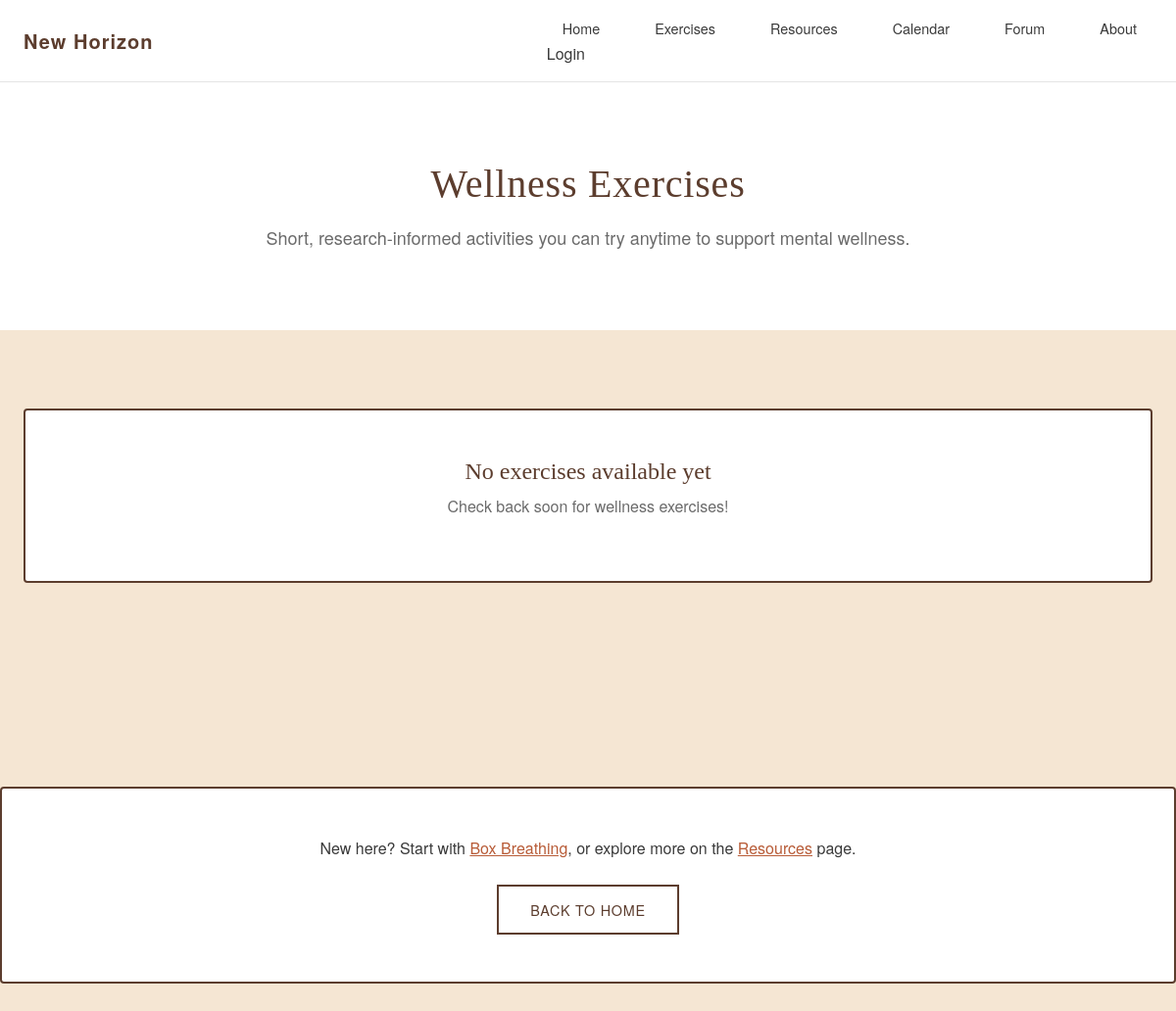
The page /exercises.php on the database as committed earlier.
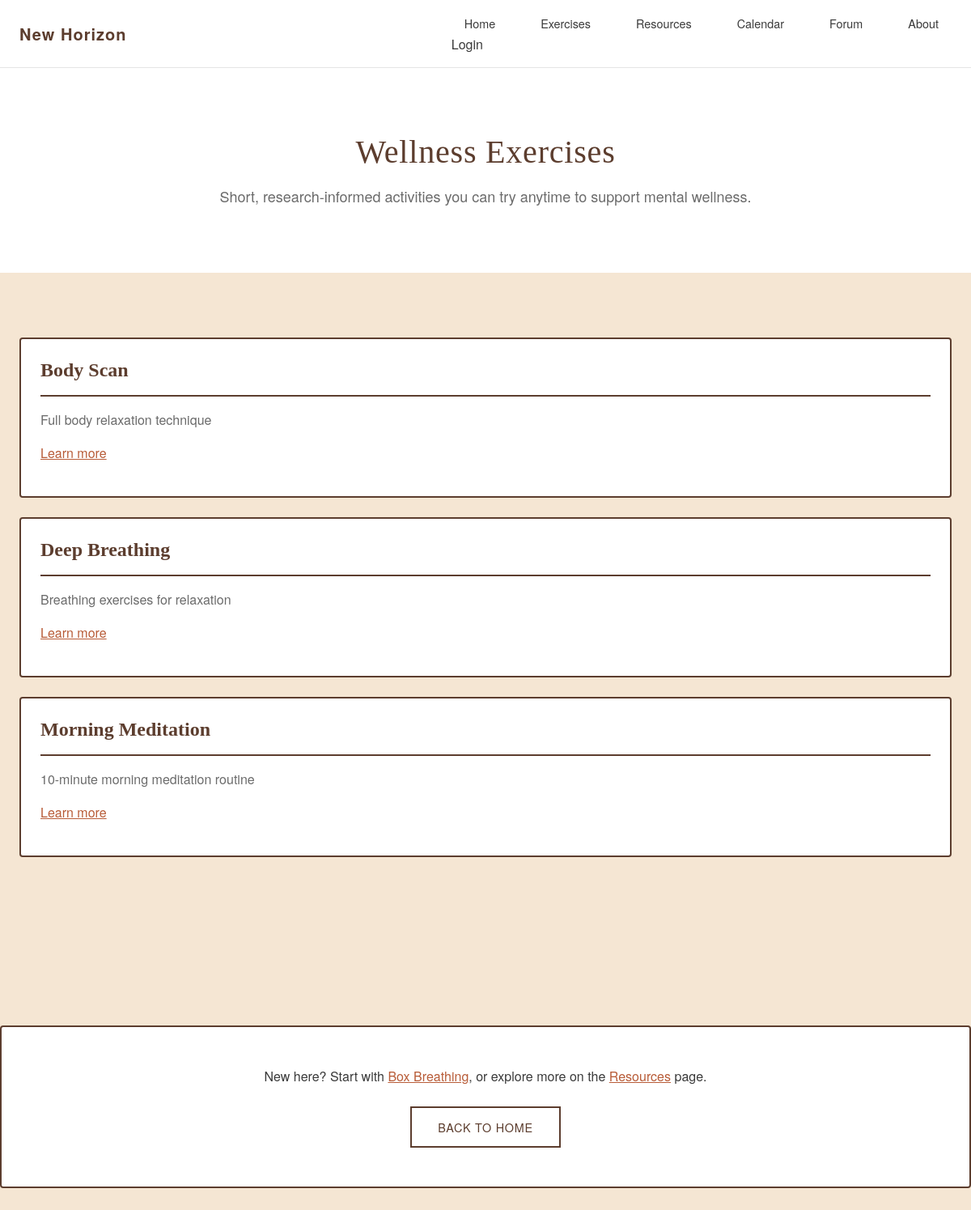
The same page on the database as committed later.
### tables this page shows
CREATE TABLE Exercises (
    Exercise_ID INT PRIMARY KEY AUTO_INCREMENT,
    Webpage_ID INT,
    Name VARCHAR(255) NOT NULL,
    Description TEXT,
    Exercise_URL VARCHAR(500),
    FOREIGN KEY (Webpage_ID) REFERENCES Webpages(Webpage_ID) ON DELETE SET NULL,
    INDEX idx_webpage (Webpage_ID)
);

### exercises.php (the view, shortened to what this page needs)
<?php
require_once __DIR__ . '/class_db.php';
function h($str) {
    return htmlspecialchars($str ?? '', ENT_QUOTES, 'UTF-8');
}
?>
<!DOCTYPE html>
<html lang="en">
<head>
  <link rel="stylesheet" href="frontend/css/base.css">
  <link rel="stylesheet" href="frontend/css/exercises.css">
</head>
<body class="exercises-body">
  <header class="site-header">
    <nav class="nav">
      <a class="brand" href="/group8/frontend/index.html">New Horizon</a>
      <div class="nav-container">
        <ul class="nav-links">
          <li><a href="/group8/frontend/index.html">Home</a></li>
          <li><a href="/group8/exercises.php">Exercises</a></li>
          <li><a href="/group8/resources.php">Resources</a></li>
          <li><a href="/group8/frontend/pages/calendar.html">Calendar</a></li>
          <li><a href="/group8/frontend/pages/forum.html">Forum</a></li>
          <li><a href="/group8/frontend/pages/about.html">About</a></li>
        </ul>
        <div class="auth-buttons">
          <a href="/group8/frontend/pages/login.html" class="btn-header btn-login" id="login-button-container">Login</a>
        </div>
      </div>
    </nav>
  </header>
  <main>
    <section class="section exercises-hero">
      <div class="container">
        <h1 class="exercises-hero__title">Wellness Exercises</h1>
        <p class="exercises-hero__description">
          Short, research-informed activities you can try anytime to support mental wellness.
        </p>
      </div>
    </section>
    <section class="section">
      <div class="container exercises-stack">
        <?php
          $sql = "
            SELECT e.Exercise_ID, e.Name, e.Description, e.Exercise_URL
            FROM Exercises e
            JOIN Webpages w ON e.Webpage_ID = w.Webpage_ID
            WHERE w.Handle = 'exercises'
            ORDER BY e.Name
          ";
          $result = $mysqli->query($sql);
          if (!$result) {
              echo '
                <div class="error-state">
                  <h3>Failed to load exercises</h3>
                  <p>Please try again later.</p>
                </div>';
          } elseif ($result->num_rows === 0) {
              echo '
                <div class="empty-state">
                  <h3>No exercises available yet</h3>
                  <p>Check back soon for wellness exercises!</p>
                </div>';
          } else {
              while ($row = $result->fetch_assoc()) {
                  echo '
                  <article class="exercises-card">
                    <h2 class="exercises-card__title">' . h($row['Name']) . '</h2>
                    <p class="exercises-card__content">' . h($row['Description']) . '</p>';
                  if (!empty($row['Exercise_URL'])) {
                      echo '
                      <p>
                        <a class="exercises-card__link" href="' . h($row['Exercise_URL']) . '" target="_blank" rel="noopener">
                          Learn more
                        </a>
                      </p>';
                  }
                  echo '</article>';
              }
          }
        ?>
      </div>
    </section>
    <section class="section">
      <div class="container exercises-cta">
        <p>
          New here? Start with <a href="#" class="exercises-link">Box Breathing</a>,
          or explore more on the <a href="resources.php" class="exercises-link">Resources</a> page.
        </p>
        <a href="/group8/frontend/index.html" class="btn">Back to Home</a>
      </div>
    </section>
  </main>
</body>
</html>

### frontend/css/base.css (style rules this page uses)
:root { --cream: #F5E6D3; --beige: #E8D5C4; --terracotta: #B85C38; --dark-brown: #5C3D2E; --text-dark: #3A3A3A; --text-light: #6B6B6B; --white: #FFFFFF; --gap-xs: 8px; --gap-sm: 16px; --gap-md: 24px; --gap-lg: 48px; --gap-xl: 80px; --font-body: 'Helvetica Neue', Arial, sans-serif; --font-heading: 'Georgia', serif; --max-width: 1200px; --border-radius: 4px; }
* { box-sizing: border-box; margin: 0; padding: 0; }
html { font-size: 16px; scroll-behavior: smooth; }
body { font-family: var(--font-body); color: var(--text-dark); background-color: var(--cream); line-height: 1.6; }
a { color: inherit; text-decoration: none; }
h1, h2, h3, h4, h5, h6 { font-family: var(--font-heading); line-height: 1.2; font-weight: 400; }
h1 { font-size: 2.5rem; letter-spacing: 0.02em; }
h2 { font-size: 2rem; margin-bottom: var(--gap-md); }
p { margin-bottom: var(--gap-sm); color: var(--text-light); }
.container { max-width: var(--max-width); margin: 0 auto; padding: 0 var(--gap-md); }
.section { padding: var(--gap-xl) 0; }
.site-header { background-color: var(--white); border-bottom: 1px solid rgba(0, 0, 0, 0.1); position: sticky; top: 0; z-index: 100; padding: 0 var(--gap-md); }
.nav { display: flex; align-items: center; justify-content: space-between; padding: var(--gap-sm) 0; width: 100%; max-width: var(--max-width); margin: 0 auto; }
.brand { font-size: 1.25rem; font-weight: 600; color: var(--dark-brown); letter-spacing: 0.05em; flex-shrink: 0; }
.nav-links { display: flex; list-style: none; gap: var(--gap-md); margin: 0; padding: 0; }
.nav-links a { color: var(--text-dark); font-size: 0.9rem; padding: var(--gap-xs) var(--gap-sm); border-radius: var(--border-radius); transition: all 0.2s ease; }
.btn { display: inline-block; padding: 12px 32px; border: 2px solid var(--dark-brown); background-color: transparent; color: var(--dark-brown); font-size: 0.9rem; font-weight: 500; letter-spacing: 0.05em; text-transform: uppercase; transition: all 0.3s ease; cursor: pointer; }
h3 { font-size: 1.5rem; margin-bottom: var(--gap-sm); }

### frontend/css/exercises.css (style rules this page uses)
.exercises-body { background-color: var(--cream); }
.exercises-hero { text-align: center; background-color: var(--white); }
.exercises-hero__title { font-size: 2.5rem; color: var(--dark-brown); margin-bottom: var(--gap-sm); font-family: var(--font-heading); }
.exercises-hero__description { max-width: 720px; margin: 0 auto; color: var(--text-light); font-size: 1.125rem; }
.exercises-stack { display: flex; flex-direction: column; gap: var(--gap-md); }
.exercises-card { background-color: var(--white); border: 2px solid var(--dark-brown); border-radius: 4px; padding: var(--gap-md); transition: box-shadow 0.2s ease; }
.exercises-card__title { font-size: 1.5rem; font-weight: 700; color: var(--dark-brown); margin: 0 0 var(--gap-sm) 0; padding-bottom: var(--gap-sm); border-bottom: 2px solid var(--dark-brown); font-family: var(--font-heading); }
.exercises-card__content { color: var(--text-light); margin: var(--gap-sm) 0; line-height: 1.6; }
.exercises-card__link, .exercises-link { color: var(--terracotta); text-decoration: underline; font-weight: 500; }
.exercises-cta { text-align: center; border: 2px solid var(--dark-brown); background-color: var(--white); padding: var(--gap-lg); border-radius: 4px; margin-top: var(--gap-lg); }
.exercises-cta p { color: var(--text-dark); margin-bottom: var(--gap-md); line-height: 1.6; }
.loading-state, .empty-state, .error-state { text-align: center; padding: 3rem 2rem; background: var(--white); border: 2px solid var(--dark-brown); border-radius: 4px; }
.empty-state h3, .error-state h3 { color: var(--dark-brown); margin-bottom: 0.5rem; }
.empty-state p, .error-state p { color: var(--text-light); }

Rows that differ between the two databases and show on the page:
added exercises: Name "Body Scan", Description "Full body relaxation technique"
added exercises: Name "Deep Breathing", Description "Breathing exercises for relaxation"
added exercises: Name "Morning Meditation", Description "10-minute morning meditation routine"
Other text that changed with them:
text no longer shown: "No exercises available yet Check back soon for wellness exercises!"
